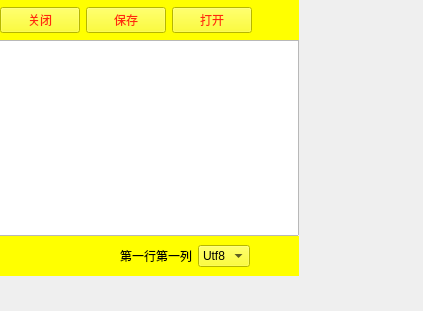
<?xml version="1.0" encoding="UTF-8"?>
<ui version="4.0">
 <class>Widget</class>
 <widget class="QWidget" name="Widget">
  <property name="geometry">
   <rect>
    <x>0</x>
    <y>0</y>
    <width>423</width>
    <height>311</height>
   </rect>
  </property>
  <property name="windowTitle">
   <string>我的记事本</string>
  </property>
  <property name="windowIcon">
   <iconset theme="emblem-unreadable">
    <normaloff>icon/c1.png</normaloff>
    <normalon>:/icon/c1.png</normalon>
    <disabledoff>:/icon/c1.png</disabledoff>
    <disabledon>:/icon/c1.png</disabledon>
    <activeoff>:/icon/c1.png</activeoff>
    <activeon>:/icon/c1.png</activeon>
    <selectedoff>:/icon/c1.png</selectedoff>
    <selectedon>:/icon/c1.png</selectedon>icon/c1.png</iconset>
  </property>
  <widget class="QWidget" name="layoutWidget">
   <property name="geometry">
    <rect>
     <x>-10</x>
     <y>0</y>
     <width>309</width>
     <height>276</height>
    </rect>
   </property>
   <layout class="QVBoxLayout" name="verticalLayout_2">
    <property name="spacing">
     <number>0</number>
    </property>
    <item>
     <layout class="QVBoxLayout" name="verticalLayout">
      <property name="spacing">
       <number>0</number>
      </property>
      <item>
       <widget class="QWidget" name="top" native="true">
        <property name="minimumSize">
         <size>
          <width>120</width>
          <height>40</height>
         </size>
        </property>
        <property name="baseSize">
         <size>
          <width>0</width>
          <height>50</height>
         </size>
        </property>
        <property name="acceptDrops">
         <bool>false</bool>
        </property>
        <property name="styleSheet">
         <string notr="true">background-color:rgb(255, 255, 0)</string>
        </property>
        <widget class="QWidget" name="layoutWidget">
         <property name="geometry">
          <rect>
           <x>10</x>
           <y>0</y>
           <width>488</width>
           <height>41</height>
          </rect>
         </property>
         <layout class="QHBoxLayout" name="horizontalLayout">
          <item>
           <widget class="QPushButton" name="bntclose">
            <property name="minimumSize">
             <size>
              <width>16</width>
              <height>16</height>
             </size>
            </property>
            <property name="baseSize">
             <size>
              <width>16</width>
              <height>16</height>
             </size>
            </property>
            <property name="layoutDirection">
             <enum>Qt::LayoutDirection::LeftToRight</enum>
            </property>
            <property name="styleSheet">
             <string notr="true">QPushButton{backgroud-color:rgb(255, 255, 255);color:rgb(255, 42, 14)}
QPushButton:hover{backgroud-color:rgb(255, 255, 255);color:rgb(0, 0, 0)}
</string>
            </property>
            <property name="text">
             <string>关闭</string>
            </property>
            <property name="iconSize">
             <size>
              <width>0</width>
              <height>32</height>
             </size>
            </property>
            <property name="autoDefault">
             <bool>false</bool>
            </property>
           </widget>
          </item>
          <item>
           <widget class="QPushButton" name="bntsave">
            <property name="styleSheet">
             <string notr="true">QPushButton{backgroud-color:rgb(255, 255, 255);color:rgb(255, 42, 14)}
QPushButton:hover{backgroud-color:rgb(255, 255, 255);color:rgb(0, 0, 0)}
</string>
            </property>
            <property name="text">
             <string>保存</string>
            </property>
           </widget>
          </item>
          <item>
           <widget class="QPushButton" name="bntopen">
            <property name="styleSheet">
             <string notr="true">QPushButton{backgroud-color:rgb(255, 255, 255);color:rgb(255, 42, 14)}
QPushButton:hover{backgroud-color:rgb(255, 255, 255);color:rgb(0, 0, 0)}
</string>
            </property>
            <property name="text">
             <string>打开</string>
            </property>
           </widget>
          </item>
          <item>
           <spacer name="horizontalSpacer">
            <property name="orientation">
             <enum>Qt::Orientation::Horizontal</enum>
            </property>
            <property name="sizeHint" stdset="0">
             <size>
              <width>40</width>
              <height>20</height>
             </size>
            </property>
           </spacer>
          </item>
         </layout>
        </widget>
       </widget>
      </item>
      <item>
       <widget class="QTextEdit" name="textEdit">
        <property name="baseSize">
         <size>
          <width>100</width>
          <height>100</height>
         </size>
        </property>
       </widget>
      </item>
      <item>
       <widget class="QWidget" name="bottom" native="true">
        <property name="minimumSize">
         <size>
          <width>0</width>
          <height>40</height>
         </size>
        </property>
        <property name="baseSize">
         <size>
          <width>0</width>
          <height>40</height>
         </size>
        </property>
        <property name="styleSheet">
         <string notr="true">background-color:rgb(255, 255, 0)</string>
        </property>
        <layout class="QHBoxLayout" name="horizontalLayout_4">
         <item>
          <layout class="QHBoxLayout" name="horizontalLayout_3">
           <item>
            <spacer name="horizontalSpacer_2">
             <property name="orientation">
              <enum>Qt::Orientation::Horizontal</enum>
             </property>
             <property name="sizeHint" stdset="0">
              <size>
               <width>120</width>
               <height>20</height>
              </size>
             </property>
            </spacer>
           </item>
           <item>
            <widget class="QLabel" name="label">
             <property name="text">
              <string>第一行第一列</string>
             </property>
            </widget>
           </item>
           <item>
            <widget class="QComboBox" name="comboBox">
             <item>
              <property name="text">
               <string>Utf8</string>
              </property>
             </item>
             <item>
              <property name="text">
               <string>ansi</string>
              </property>
             </item>
            </widget>
           </item>
           <item>
            <spacer name="horizontalSpacer_4">
             <property name="orientation">
              <enum>Qt::Orientation::Horizontal</enum>
             </property>
             <property name="sizeType">
              <enum>QSizePolicy::Policy::Fixed</enum>
             </property>
             <property name="sizeHint" stdset="0">
              <size>
               <width>40</width>
               <height>20</height>
              </size>
             </property>
            </spacer>
           </item>
          </layout>
         </item>
        </layout>
       </widget>
      </item>
     </layout>
    </item>
   </layout>
  </widget>
 </widget>
 <resources/>
 <connections/>
</ui>
